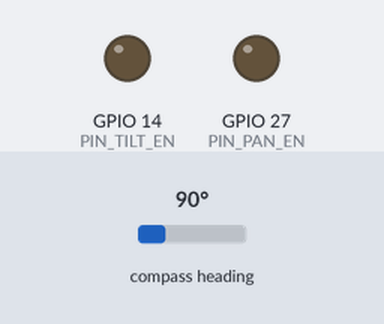
Recording of a sketch running on a simulated ESP32. Shown: output pins drawn as LEDs (lit = HIGH). Wiring (inferred from the names in the program): AS5600 angle sensor at I2C address 0x36. Inputs (shaded band) come from the test bench; at power-on: compass heading 90°. What the sketch prints to the serial monitor is not drawn.

Above: at 0.0 s.
At 1.6 s:
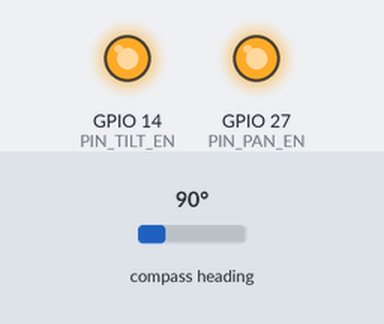
Timing chart, 0 to 3.2 s (numbered marks = the images above):
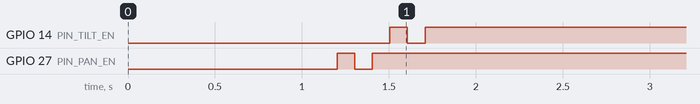

The sketch:

isolate_i2c_motor.ino
```cpp
#include <Arduino.h>
#include <Wire.h>

// CHẨN ĐOÁN GỐC RỄ: TẠI SAO BẬT MOTOR THÌ I2C BỊ LỖI?

const int PIN_PAN_EN   = 27;
const int PIN_TILT_EN  = 14;

TwoWire I2C_Tilt = TwoWire(0);
TwoWire I2C_Pan  = TwoWire(1);

#define AS5600_ADDR 0x36

int16_t readRaw(TwoWire &bus) {
  bus.beginTransmission(AS5600_ADDR);
  bus.write(0x0C);
  if (bus.endTransmission(true) != 0) return -1;
  if (bus.requestFrom((uint8_t)AS5600_ADDR, (uint8_t)2, (uint8_t)true) >= 2) {
    uint8_t h = bus.read();
    uint8_t l = bus.read();
    return ((h & 0x0F) << 8) | l;
  }
  return -2;
}

void printBoth(const char* label) {
  int16_t t = readRaw(I2C_Tilt);
  int16_t p = readRaw(I2C_Pan);
  Serial.printf("%-30s | Tilt: %s (%4d) | Pan: %s (%4d)\n",
    label,
    t >= 0 ? "OK " : "ERR", t,
    p >= 0 ? "OK " : "ERR", p);
}

void setup() {
  Serial.begin(115200);
  delay(1000);

  Serial.println("\n=== THÍ NGHIỆM TÁCH BẠCH NGUYÊN NHÂN LỖI I2C ===");

  I2C_Tilt.begin(21, 22, 100000);
  I2C_Pan.begin(18, 19, 100000);
  delay(200);

  // Bước 0: Chưa cấu hình bất kỳ chân motor nào
  printBoth("0. Chưa chạm chân Motor");

  // Bước 1: Chỉ pinMode EN Pan
  pinMode(PIN_PAN_EN, OUTPUT);
  digitalWrite(PIN_PAN_EN, HIGH); // Tắt
  delay(100);
  printBoth("1. EN Pan = HIGH (Tắt)");

  digitalWrite(PIN_PAN_EN, LOW);  // Bật
  delay(100);
  printBoth("2. EN Pan = LOW  (Bật)");

  digitalWrite(PIN_PAN_EN, HIGH); // Tắt lại
  delay(100);

  // Bước 2: Chỉ pinMode EN Tilt
  pinMode(PIN_TILT_EN, OUTPUT);
  digitalWrite(PIN_TILT_EN, HIGH); // Tắt
  delay(100);
  printBoth("3. EN Tilt = HIGH (Tắt)");

  digitalWrite(PIN_TILT_EN, LOW);  // Bật
  delay(100);
  printBoth("4. EN Tilt = LOW  (Bật)");

  digitalWrite(PIN_TILT_EN, HIGH); // Tắt lại
  delay(100);
  printBoth("5. EN Tilt = HIGH (Tắt lại)");

  Serial.println("================================================");
}

void loop() {
  delay(2000);
}
```
